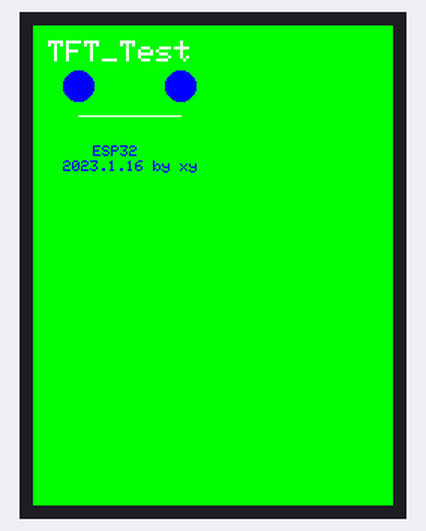
Bench run of a sketch on a simulated ESP32. On the bench: 240×320 colour display.

Above: at 0.3 s.

The sketch:

e32_demo_ftf_1p44.ino
```cpp
/*
 https://www.bilibili.com/read/cv13525360
 2023.1.2 creat
 2023.1.15 换了两块屏幕后成功
 */
#include <SPI.h>
#include <TFT_eSPI.h>


/*

[TFT-- ESP32]
SCL -- IO18/SCK
SDA -- IO23/MOSI
RES -- IO26/D3
DC  -- IO25/D2
CS  -- IO27/D4

*/

/*

[SD -- ESP32]
SCL -- IO18/SCK
MISO-- IO19/MISO
SDA -- IO23/MOSI
CS  -- IO5

*/

TFT_eSPI tft = TFT_eSPI();

void setup(){
    // put your setup code here, to run once:
    tft.init();                     //初始化
    tft.fillScreen(TFT_GREEN);      //屏幕颜色
    tft.setCursor(10,10,1);         //设置起始坐标(10, 10)，2 号字体
    tft.setTextColor(TFT_WHITE);    //设置文本颜色为白色
    tft.setTextSize(2);             //设置文字的大小 (1~7)
    tft.println("TFT_Test");        //显示文字

    tft.fillCircle(30,40,10,TFT_BLUE);  //画圆
    tft.fillCircle(98,40,10,TFT_BLUE);  //画圆
    tft.drawLine(30,60,98,60,TFT_WHITE);//画线
    // 0.96 inch
//    tft.fillCircle(20,40,10,TFT_BLUE);  //画圆
//    tft.fillCircle(60,40,10,TFT_BLUE);  //画圆
//    tft.drawLine(15,60,65,60,TFT_WHITE);//画线

    tft.setTextColor(TFT_BLUE,TFT_BLUE);//设置文字颜色和背景颜色
    tft.setTextSize(1);
    tft.setCursor(40,80,1);             //设置起始坐标(10, 10)，2 号字体
    tft.println("ESP32");             //显示文字
    tft.setCursor(20,90,1);             //设置起始坐标(10, 10)，2 号字体
    tft.println("2023.1.16 by xy");             //显示文字
}

void loop(){
    // put your main code here, to run repeatedly:
}
```
